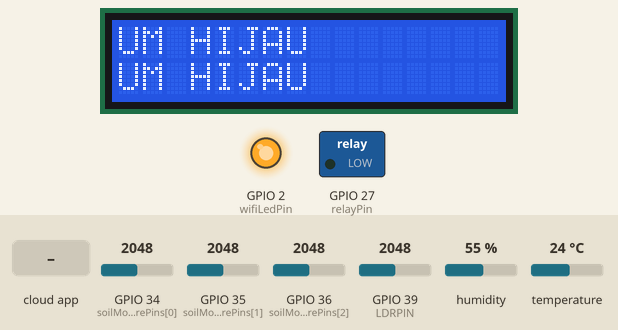
This sketch was run on a simulated ESP32. On the bench: 16×2 character LCD, switched loads named in the sketch (green lamp = pin HIGH), output pins drawn as LEDs (lit = HIGH). The inputs (shaded band) are chosen by the test bench; at power-on: humidity 55 %, GPIO 34 (soilMoisturePins[0]) = 2048, GPIO 35 (soilMoisturePins[1]) = 2048, GPIO 36 (soilMoisturePins[2]) = 2048, GPIO 39 (LDRPIN) = 2048, temperature 24 °C. WiFi joins after 1.5 s; servers stay silent unless stated; the local clock reads 2024-03-15 10:24:30 at power-on unless the sketch sets it; what the sketch prints to the serial monitor is not drawn.

Above: at 1.6 s.
At 9.9 s:
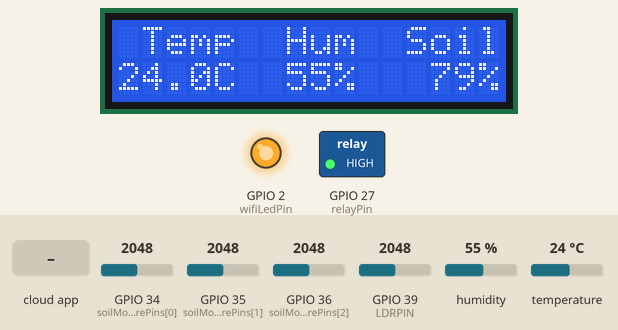
10.0 s: the phone or cloud app sets schedule to 0
At 16.2 s:
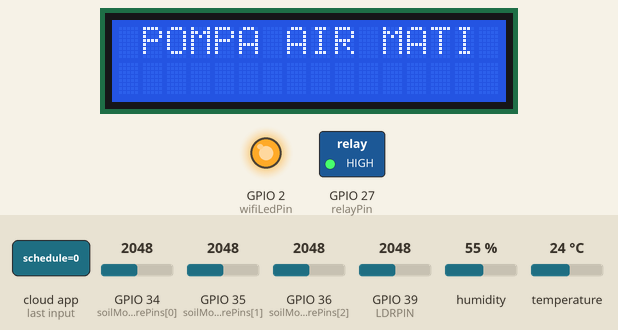
17.3 s: the phone or cloud app sets schedule to 1
28.7 s: humidity set to 22 %
At 35.8 s:
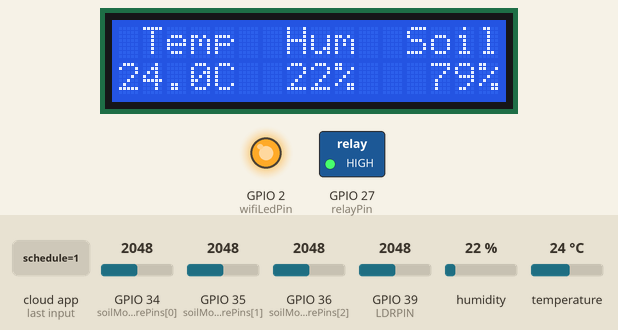
36.7 s: the phone or cloud app sets schedule to 0
Timing chart, 0 to 39.7 s (numbered marks = the images above; inputs shaded):
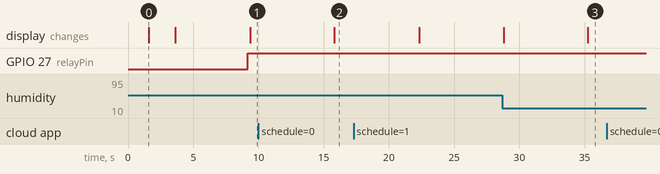

Measured:
- after the input at 28.7 s, the display: first differs from a run without the input after 6.5 s (image 3)
- what the display in image 0 shows lasts 2.0 s, from 1.6 s to 3.6 s

The sketch:

Code_Hardware_SmartGarden.ino
```cpp
#include <WiFiManager.h>
#include <WiFi.h>
#include <FirebaseESP32.h>
#include <DHT.h>
#include <Wire.h>
#include <LiquidCrystal_I2C.h>
#include <ArduinoOTA.h>
#include <TimeLib.h>

// Definisikan kredensial Firebase
#define FIREBASE_HOST "https://smart-garden-de8cb-default-rtdb.asia-southeast1.firebasedatabase.app"
#define FIREBASE_AUTH "AIzaSyB7Qqag_YkLcXvFT137yzmKFXL0tu4K034"

// Inisialisasi Firebase
FirebaseData firebaseData;

const int soilMoisturePins[] = {34, 35, 36};  // Pin untuk sensor kelembaban tanah
const int relayPin = 27;                      // Pin untuk mengendalikan relay
const int DHTPIN = 32;                        // Pin untuk sensor DHT11
const int LDRPIN = 39;                        // Pin untuk sensor LDR
const int wifiLedPin = 2;                     // Pin untuk indikator LED WiFi

// Konfigurasi sensor DHT11
#define DHTTYPE DHT11   // Jenis sensor DHT11 (DHT11/DHT22/AM2302)
DHT dht(DHTPIN, DHTTYPE);

// Inisialisasi LCD I2C
LiquidCrystal_I2C lcd(0x27, 16, 2);  // Ganti alamat jika perlu

struct Schedule {
  int day;
  int month;
  int year;
  int hour;
  int minute;
  int duration;
};

Schedule schedule;
String schedulePath = "/coordinates/-O-pQm2xT5sz9VCLqyVB/schedule";

// List of paths to send sensor data to
String sensorDataPaths[] = {
  "/coordinates/-O-pQm2xT5sz9VCLqyVB",
  "/coordinates/-O-pVM2HHnyoXBl7a76R",
  "/coordinates/-O-pYTzf2uHRX96gHMt9",
  "/coordinates/-O-p_V19qSighqbzDGH3",
  "/coordinates/-O-pa4sAoqaLUM6ibPhz"
};

void setup() {
  Serial.begin(115200);

  pinMode(wifiLedPin, OUTPUT);
  digitalWrite(wifiLedPin, LOW);  // Matikan LED WiFi pada awal

  // Inisialisasi WiFiManager
  WiFiManager wm;
  // Remove the resetSettings call to prevent resetting WiFi settings each time
  // wm.resetSettings();
  if (!wm.autoConnect("SmartGarden", "smartgarden")) {
    Serial.println("Failed to connect to WiFi");
    digitalWrite(wifiLedPin, LOW);  // Matikan LED WiFi jika gagal terhubung
    delay(3000);
    // Reset board jika gagal terhubung
    ESP.restart();
  }
  Serial.println("Connected to WiFi");
  digitalWrite(wifiLedPin, HIGH);  // Nyalakan LED WiFi jika terhubung

  // Inisialisasi ArduinoOTA
  ArduinoOTA.onStart([]() {
    String type;
    if (ArduinoOTA.getCommand() == U_FLASH) {
      type = "sketch";
    } else {  // U_SPIFFS
      type = "filesystem";
    }
    Serial.println("Start updating " + type);
  });
  ArduinoOTA.onEnd([]() {
    Serial.println("\nEnd");
  });
  ArduinoOTA.onProgress([](unsigned int progress, unsigned int total) {
    Serial.printf("Progress: %u%%\r", (progress / (total / 100)));
  });
  ArduinoOTA.onError([](ota_error_t error) {
    Serial.printf("Error[%u]: ", error);
    if (error == OTA_AUTH_ERROR) {
      Serial.println("Auth Failed");
    } else if (error == OTA_BEGIN_ERROR) {
      Serial.println("Begin Failed");
    } else if (error == OTA_CONNECT_ERROR) {
      Serial.println("Connect Failed");
    } else if (error == OTA_RECEIVE_ERROR) {
      Serial.println("Receive Failed");
    } else if (error == OTA_END_ERROR) {
      Serial.println("End Failed");
    }
  });
  ArduinoOTA.begin();
  Serial.println("OTA Ready");

  // Sambungkan ke Firebase
  Firebase.begin(FIREBASE_HOST, FIREBASE_AUTH);
  Firebase.reconnectWiFi(true);

  pinMode(relayPin, OUTPUT);
  digitalWrite(relayPin, LOW);  // Matikan pompa air pada awal

  // Inisialisasi sensor DHT11
  dht.begin();

  // Inisialisasi LCD
  lcd.begin();  // Menggunakan init() alih-alih begin()
  lcd.backlight();
  lcd.clear();

  // Menampilkan tulisan "UM HIJAU" pada baris pertama LCD
  lcd.setCursor(0, 0);
  lcd.print("UM HIJAU");

  lcd.setCursor(0, 1);
  lcd.print("UM HIJAU");
  delay(2000);  // Tampilkan selama 2 detik

  // Menampilkan label pada baris pertama LCD
  lcd.clear();
  lcd.setCursor(0, 0);
  lcd.print(" Temp  Hum  Soil");

  // Inisialisasi waktu
  configTime(0, 0, "pool.ntp.org");
  while (!time(nullptr)) {
    Serial.print(".");
    delay(1000);
  }
  Serial.println();
  Serial.println("Time synchronized");

  // Ambil path jadwal dari Firebase
  loadSchedule();
  Firebase.setStreamCallback(firebaseData, scheduleCallback, scheduleStreamTimeout);
  Firebase.beginStream(firebaseData, schedulePath);
}

void loop() {
  static bool showPumpStatus = false;
  static unsigned long lastSwitchTime = 0;
  unsigned long currentTime = millis();

  ArduinoOTA.handle();  // Tambahkan ini untuk menangani OTA

  if (WiFi.status() != WL_CONNECTED) {
    Serial.println("WiFi disconnected. Reconnecting...");
    WiFi.reconnect();
    delay(10000);
    return;
  }

  int totalSoilMoistureValue = 0;
  int soilMoistureValues[3];
  for (int i = 0; i < 3; i++) {
    soilMoistureValues[i] = analogRead(soilMoisturePins[i]);
    totalSoilMoistureValue += soilMoistureValues[i];
  }
  int averageSoilMoistureValue = totalSoilMoistureValue / 3;
  float soilMoisturePercentage = map(averageSoilMoistureValue, 4095, 0, 0, 100);
  soilMoisturePercentage += 30; // Tambahkan 30 persen

  // Baca suhu dan kelembaban dari sensor DHT11
  float humidity = dht.readHumidity();
  float temperature = dht.readTemperature();

  // Baca nilai LDR
  int ldrValue = analogRead(LDRPIN);

  // Kirim data ke Firebase
  bool dataSent = true;
  for (String path : sensorDataPaths) {
    if (!Firebase.setInt(firebaseData, path + "/soilMoisture1", soilMoistureValues[0])) {
      dataSent = false;
    }
    if (!Firebase.setInt(firebaseData, path + "/soilMoisture2", soilMoistureValues[1])) {
      dataSent = false;
    }
    if (!Firebase.setInt(firebaseData, path + "/soilMoisture3", soilMoistureValues[2])) {
      dataSent = false;
    }
    if (!Firebase.setFloat(firebaseData, path + "/averageSoilMoisture", soilMoisturePercentage)) {
      dataSent = false;
    }
    if (!Firebase.setFloat(firebaseData, path + "/humidity", humidity)) {
      dataSent = false;
    }
    if (!Firebase.setFloat(firebaseData, path + "/temperature", temperature)) {
      dataSent = false;
    }
    if (!Firebase.setInt(firebaseData, path + "/ldrValue", ldrValue)) {
      dataSent = false;
    }
  }
  if (dataSent) {
    Serial.println("Data sent to Firebase successfully");
  }

  // Kontrol pompa air berdasarkan rata-rata kelembaban tanah dan nilai LDR
  bool pumpActive = false;
  if (averageSoilMoistureValue > 3200) {  // Sesuaikan nilai threshold sesuai kebutuhan
    digitalWrite(relayPin, LOW);  // Nyalakan pompa air
    pumpActive = true;
    Firebase.setBool(firebaseData, "/pumpActive", true);
  } else {
    digitalWrite(relayPin, HIGH);  // Matikan pompa air
    pumpActive = false;
    Firebase.setBool(firebaseData, "/pumpActive", false);
  }

  // Cek jadwal dan nyalakan pompa jika sesuai jadwal
  time_t now = time(nullptr);
  struct tm* p_tm = localtime(&now);

  if (p_tm->tm_year + 1900 == schedule.year && p_tm->tm_mon + 1 == schedule.month && p_tm->tm_mday == schedule.day &&
      p_tm->tm_hour == schedule.hour && p_tm->tm_min == schedule.minute && p_tm->tm_sec == 0) {
    Serial.println("Jadwal penyiraman dimulai");
    digitalWrite(relayPin, LOW);  // Nyalakan pompa air
    delay(schedule.duration * 1000);  // Penyiraman selama durasi yang ditentukan (dalam detik)
    digitalWrite(relayPin, HIGH);  // Matikan pompa air
    delay(1000);  // Tunggu 1 detik sebelum pengecekan ulang
  }

  // Tampilkan data di LCD secara bergantian
  if (currentTime - lastSwitchTime >= (showPumpStatus ? 4000 : 2000)) { // Menampilkan data sensor selama 4 detik dan status pompa selama 2 detik
    lcd.clear();
    if (showPumpStatus) {
      if (pumpActive) {
        lcd.setCursor(0, 0);
        lcd.print("SEDANG  MENYIRAM");
      } else {
        lcd.setCursor(0, 0);
        lcd.print(" POMPA AIR MATI ");
      }
      showPumpStatus = false;
    } else {
      lcd.setCursor(0, 0);
      lcd.print(" Temp  Hum  Soil");
      lcd.setCursor(0, 1);
      lcd.printf("%4.1fC %3.0f%% %4.0f%%", temperature, humidity, soilMoisturePercentage);
      showPumpStatus = true;
    }
    lastSwitchTime = currentTime;
  }

  delay(1000);  // Kurangi delay agar responsif, baca dan kirim data lebih sering
}

void loadSchedule() {
  if (Firebase.getJSON(firebaseData, schedulePath.c_str())) {
    FirebaseJson& json = firebaseData.jsonObject();
    FirebaseJsonData result;

    json.get(result, "year");
    schedule.year = result.intValue;

    json.get(result, "month");
    schedule.month = result.intValue;

    json.get(result, "day");
    schedule.day = result.intValue;

    json.get(result, "hour");
    schedule.hour = result.intValue;

    json.get(result, "minute");
    schedule.minute = result.intValue;

    json.get(result, "duration");
    schedule.duration = result.intValue;

    Serial.printf("Jadwal penyiraman: %02d-%02d-%04d %02d:%02d selama %d detik\n", schedule.day, schedule.month, schedule.year, schedule.hour, schedule.minute, schedule.duration);
  } else {
    Serial.println("Failed to get schedule from Firebase");
    Serial.println(firebaseData.errorReason());
  }
}

void scheduleCallback(StreamData data) {
  Serial.println("Schedule updated");
  loadSchedule();
}

void scheduleStreamTimeout(bool timeout) {
  if (timeout) {
    Serial.println("Stream timeout, resuming...");
    Firebase.beginStream(firebaseData, schedulePath.c_str());
  }
}
```
